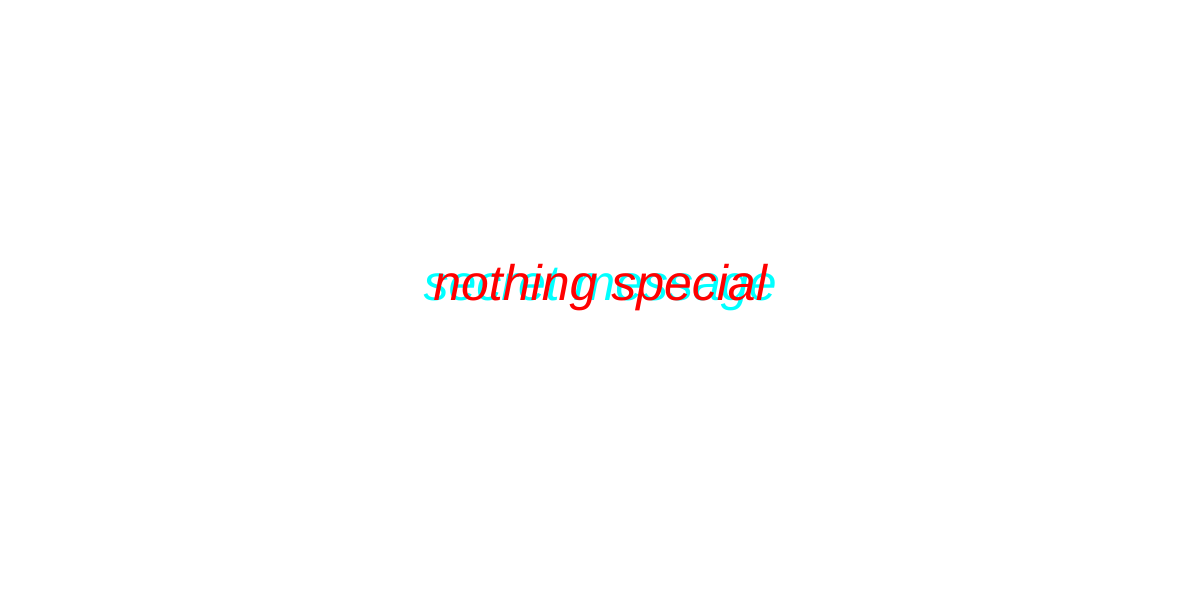
Frame 1 (no input)
Frame 60 (no input): identical to frame 1, image omitted
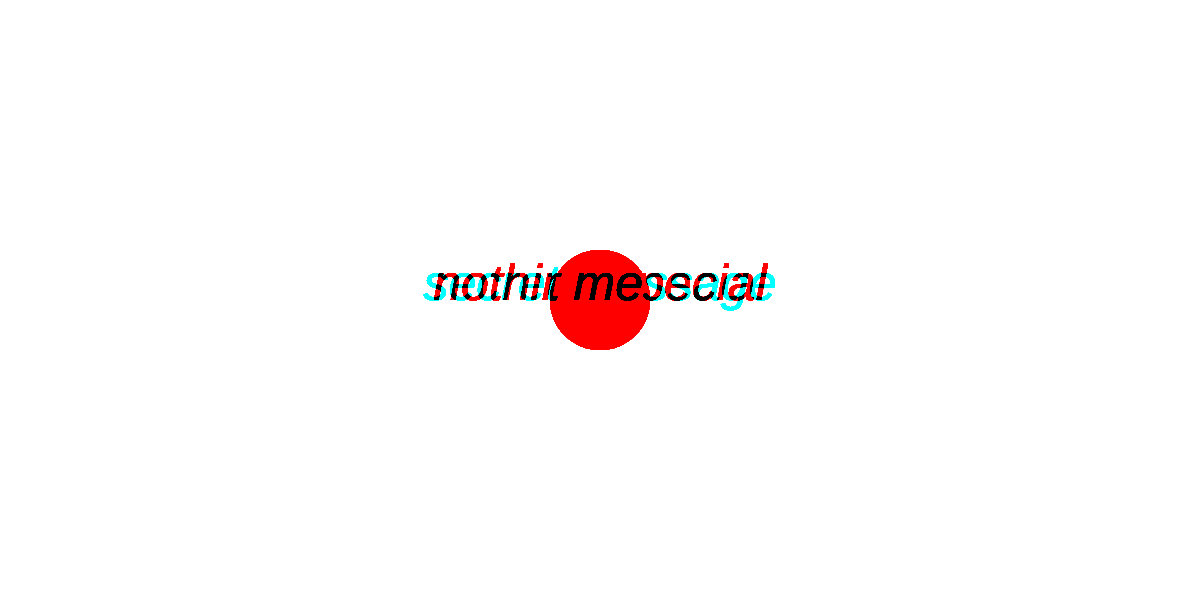
Frame 120 (the mouse pressed at the canvas centre since frame 60)

The p5.js sketch that drew these frames (run headless with seeded random() and noise() and a simulated clock; from frame 60 on, the mouse is pressed at the canvas centre):

// p5.js sketch
// ── sketch.js


function setup() {
  createCanvas(1200, 600);
  textSize(50);
  textAlign(CENTER);
  textStyle(ITALIC);
  noStroke();
}

function draw() {
  background(255);

  fill(0, 255, 255);
  text('secret message', width/2, height/2);

  fill(255, 0, 0);
  text('nothing special', width/2, height/2);

  if(mouseIsPressed){

    blendMode(MULTIPLY);
    fill(255, 0, 0);
    ellipse(mouseX, mouseY, 100, 100);
  } else{

    blendMode(BLEND);

  }

}
